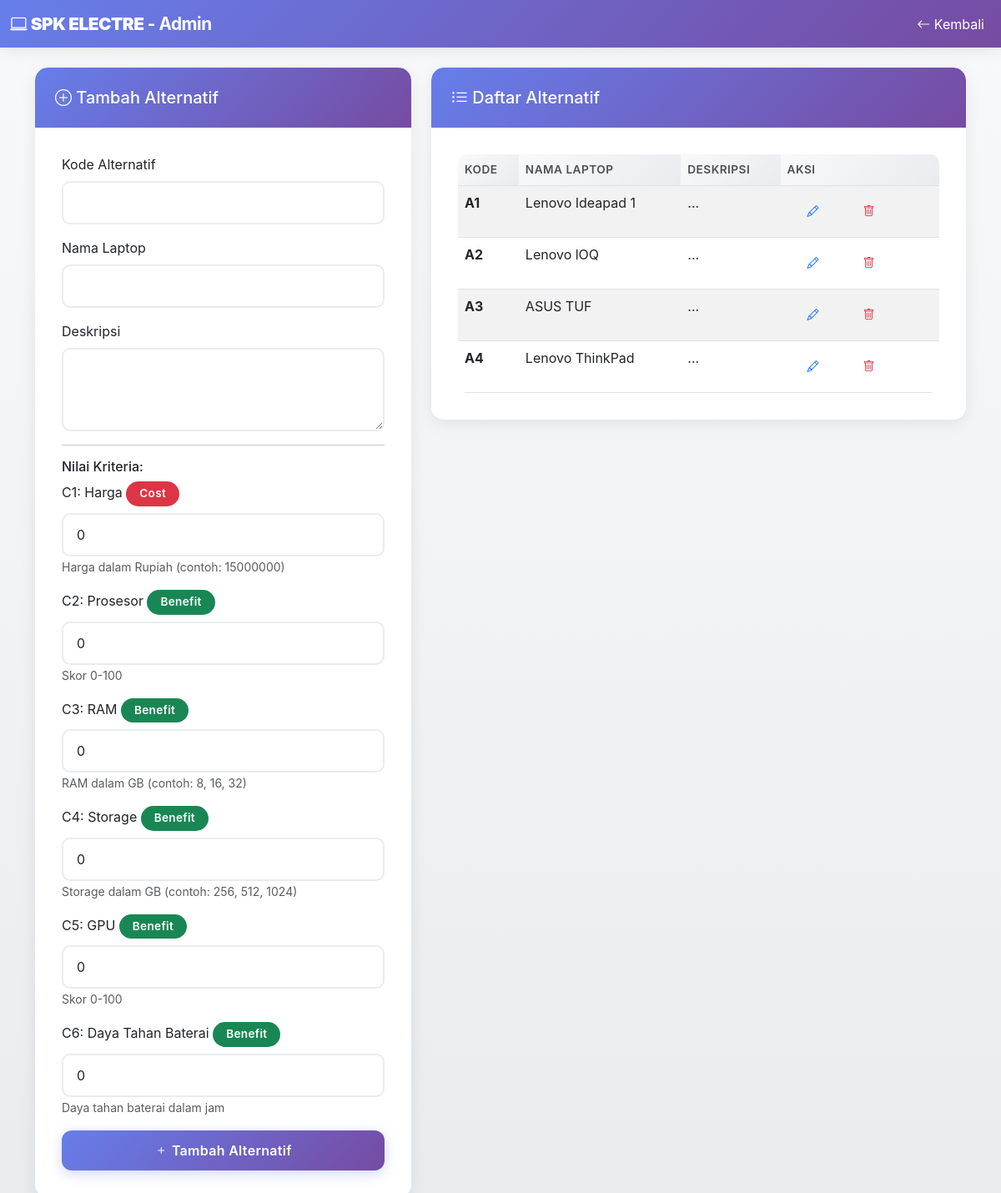
The app's page /admin/alternatif.php (signed in) with its own data.
### tables this page shows
CREATE TABLE `kriteria` (
  `id_kriteria` int(11) NOT NULL,
  `kode_kriteria` varchar(10) NOT NULL,
  `nama_kriteria` varchar(100) NOT NULL,
  `tipe_kriteria` enum('benefit','cost') NOT NULL,
  `bobot_default` decimal(5,2) DEFAULT 0.00,
  `created_at` timestamp NOT NULL DEFAULT current_timestamp()
);

CREATE TABLE `alternatif` (
  `id_alternatif` int(11) NOT NULL,
  `kode_alternatif` varchar(10) NOT NULL,
  `nama_alternatif` varchar(200) NOT NULL,
  `deskripsi` text DEFAULT NULL,
  `created_at` timestamp NOT NULL DEFAULT current_timestamp()
);

### includes/functions.php (called while the page is built, shortened)
<?php
function getDB() {
    $database = new Database();
    return $database->getConnection();
}
function getAllKriteria() {
    $conn = getDB();
    $stmt = $conn->query("SELECT * FROM kriteria ORDER BY id_kriteria");
    return $stmt->fetchAll();
}
function getAllAlternatif() {
    $conn = getDB();
    $stmt = $conn->query("SELECT * FROM alternatif ORDER BY id_alternatif");
    return $stmt->fetchAll();
}
?>

### admin/alternatif.php (the view, shortened to what this page needs)
<?php
require_once '../includes/functions.php';
$kriteria = getAllKriteria();
$editData = null;
$alternatif = getAllAlternatif();
?>
<!DOCTYPE html>
<html lang="id">
<head>
    <link href="https://cdn.jsdelivr.net/npm/bootstrap@5.3.0/dist/css/bootstrap.min.css" rel="stylesheet">
    <link rel="stylesheet" href="https://cdn.jsdelivr.net/npm/bootstrap-icons@1.10.0/font/bootstrap-icons.css">
    <link rel="stylesheet" href="../assets/css/style.css">
</head>
<body>
    <nav class="navbar navbar-expand-lg navbar-dark">
        <div class="container-fluid">
            <a class="navbar-brand" href="../index.php">
                <i class="bi bi-laptop"></i> <strong>SPK ELECTRE</strong> - Admin
            </a>
            <div class="navbar-nav ms-auto">
                <a class="nav-link text-white" href="../index.php">
                    <i class="bi bi-arrow-left"></i> Kembali
                </a>
            </div>
        </div>
    </nav>
    <div class="container mt-4">
        <div class="row">
            <div class="col-md-5">
                <div class="card">
                    <div class="card-header">
                        <h5 class="mb-0">
                            <i class="bi bi-<?php echo $editData ? 'pencil' : 'plus-circle'; ?>"></i>
                            <?php echo $editData ? 'Edit' : 'Tambah'; ?> Alternatif
                        </h5>
                    </div>
                    <div class="card-body">
                        <form method="POST">
                            <div class="mb-3">
                                <label for="kode_alternatif" class="form-label">Kode Alternatif</label>
                                <input type="text" class="form-control" id="kode_alternatif" name="kode_alternatif"
                                       value="<?php echo htmlspecialchars($editData['kode_alternatif'] ?? ''); ?>" required>
                            </div>
                            <div class="mb-3">
                                <label for="nama_alternatif" class="form-label">Nama Laptop</label>
                                <input type="text" class="form-control" id="nama_alternatif" name="nama_alternatif"
                                       value="<?php echo htmlspecialchars($editData['nama_alternatif'] ?? ''); ?>" required>
                            </div>
                            <div class="mb-3">
                                <label for="deskripsi" class="form-label">Deskripsi</label>
                                <textarea class="form-control" id="deskripsi" name="deskripsi" rows="3"><?php echo htmlspecialchars($editData['deskripsi'] ?? ''); ?></textarea>
                            </div>
                            <hr>
                            <h6>Nilai Kriteria:</h6>
                            <?php foreach ($kriteria as $krit): ?>
                            <div class="mb-3">
                                <label for="nilai_<?php echo $krit['id_kriteria']; ?>" class="form-label">
                                    <?php echo $krit['kode_kriteria']; ?>: <?php echo $krit['nama_kriteria']; ?>
                                    <span class="badge bg-<?php echo $krit['tipe_kriteria'] == 'benefit' ? 'success' : 'danger'; ?>">
                                        <?php echo ucfirst($krit['tipe_kriteria']); ?>
                                    </span>
                                </label>
                                <input type="number" class="form-control"
                                       id="nilai_<?php echo $krit['id_kriteria']; ?>"
                                       name="nilai[<?php echo $krit['id_kriteria']; ?>]"
                                       value="<?php echo $editData ? ($editData['nilai'][$krit['id_kriteria']] ?? 0) : 0; ?>"
                                       step="0.01" min="0" required>
                                <small class="text-muted">
                                    <?php if ($krit['kode_kriteria'] == 'C1'): ?>
                                        Harga dalam Rupiah (contoh: 15000000)
                                    <?php elseif ($krit['kode_kriteria'] == 'C2' || $krit['kode_kriteria'] == 'C5'): ?>
                                        Skor 0-100
                                    <?php elseif ($krit['kode_kriteria'] == 'C3'): ?>
                                        RAM dalam GB (contoh: 8, 16, 32)
                                    <?php elseif ($krit['kode_kriteria'] == 'C4'): ?>
                                        Storage dalam GB (contoh: 256, 512, 1024)
                                    <?php else: ?>
                                        Daya tahan baterai dalam jam
                                    <?php endif; ?>
                                </small>
                            </div>
                            <?php endforeach; ?>
                            <div class="d-grid gap-2">
                                <button type="submit" class="btn btn-primary">
                                    <i class="bi bi-<?php echo $editData ? 'check' : 'plus'; ?>"></i>
                                    <?php echo $editData ? 'Update' : 'Tambah'; ?> Alternatif
                                </button>
                            </div>
                        </form>
                    </div>
                </div>
            </div>
            <div class="col-md-7">
                <div class="card">
                    <div class="card-header">
                        <h5 class="mb-0"><i class="bi bi-list-ul"></i> Daftar Alternatif</h5>
                    </div>
                    <div class="card-body">
                        <?php if (empty($alternatif)): ?>
                        <div class="alert alert-info">Belum ada alternatif.</div>
                        <?php else: ?>
                        <div class="table-responsive">
                            <table class="table table-striped table-hover">
                                <thead>
                                    <tr>
                                        <th>Kode</th>
                                        <th>Nama Laptop</th>
                                        <th>Deskripsi</th>
                                        <th>Aksi</th>
                                    </tr>
                                </thead>
                                <tbody>
                                    <?php foreach ($alternatif as $alt): ?>
                                    <tr>
                                        <td><strong><?php echo $alt['kode_alternatif']; ?></strong></td>
                                        <td><?php echo htmlspecialchars($alt['nama_alternatif']); ?></td>
                                        <td><?php echo htmlspecialchars(substr($alt['deskripsi'] ?? '-', 0, 50)); ?>...</td>
                                        <td>
                                            <a href="?edit=<?php echo $alt['id_alternatif']; ?>"
                                               class="btn btn-sm btn-outline-primary">
                                                <i class="bi bi-pencil"></i>
                                            </a>
                                            <button type="button" class="btn btn-sm btn-outline-danger"
                                                    onclick="confirmDelete(<?php echo $alt['id_alternatif']; ?>, '<?php echo htmlspecialchars($alt['nama_alternatif']); ?>')">
                                                <i class="bi bi-trash"></i>
                                            </button>
                                        </td>
                                    </tr>
                                    <?php endforeach; ?>
                                </tbody>
                            </table>
                        </div>
                        <?php endif; ?>
                    </div>
                </div>
            </div>
        </div>
    </div>
</body>
</html>

### assets/css/style.css (style rules this page uses)
:root { --primary-gradient: linear-gradient(135deg, #667eea 0%, #764ba2 100%); --secondary-gradient: linear-gradient(135deg, #f093fb 0%, #f5576c 100%); --success-gradient: linear-gradient(135deg, #4facfe 0%, #00f2fe 100%); --primary-color: #667eea; --secondary-color: #6c757d; --success-color: #198754; --danger-color: #dc3545; --warning-color: #ffc107; --info-color: #0dcaf0; }
* { transition: all 0.3s ease; }
body { font-family: 'Inter', 'Segoe UI', Tahoma, Geneva, Verdana, sans-serif; background: linear-gradient(to bottom, #f8f9fa 0%, #e9ecef 100%); min-height: 100vh; display: flex; flex-direction: column; }
.navbar { background: var(--primary-gradient) !important; box-shadow: 0 2px 20px rgba(0,0,0,0.1); -webkit-backdrop-filter: blur(10px); backdrop-filter: blur(10px); }
.navbar-brand { font-weight: 700; font-size: 1.3rem; letter-spacing: -0.5px; }
.card { border: none; border-radius: 20px; box-shadow: 0 10px 40px rgba(0,0,0,0.08); margin-bottom: 2rem; overflow: hidden; transition: all 0.3s cubic-bezier(0.4, 0, 0.2, 1); background: white; }
.card-header { border-radius: 20px 20px 0 0 !important; font-weight: 600; border: none; padding: 1.5rem; background: var(--primary-gradient); color: white; }
.card-body { padding: 2rem; }
.table { margin-bottom: 0; border-radius: 10px; overflow: hidden; }
.table th { background: linear-gradient(135deg, #f8f9fa 0%, #e9ecef 100%); font-weight: 600; border-top: none; text-transform: uppercase; font-size: 0.85rem; letter-spacing: 0.5px; color: #495057; }
.table-hover tbody tr { transition: all 0.2s; }
.btn { border-radius: 12px; font-weight: 600; padding: 0.75rem 1.5rem; transition: all 0.3s cubic-bezier(0.4, 0, 0.2, 1); border: none; letter-spacing: 0.3px; }
.btn-primary { background: var(--primary-gradient); box-shadow: 0 4px 15px rgba(102, 126, 234, 0.3); }
.form-control, .form-select { border-radius: 10px; border: 2px solid #e9ecef; padding: 0.75rem 1rem; transition: all 0.3s; }
.badge { font-weight: 600; padding: 0.5rem 1rem; border-radius: 20px; font-size: 0.85rem; letter-spacing: 0.3px; }
html { scroll-behavior: smooth; }

### admin/alternatif.php (style rules this page uses)
:root { --primary-gradient: linear-gradient(135deg, #667eea 0%, #764ba2 100%); }
.navbar { background: var(--primary-gradient) !important; }
.card { border: none; border-radius: 15px; box-shadow: 0 5px 20px rgba(0,0,0,0.08); }
.card-header { background: var(--primary-gradient); color: white; border-radius: 15px 15px 0 0 !important; }

### records on screen
kriteria: kode_kriteria "C1", nama_kriteria "Harga", tipe_kriteria "Cost", shows "Harga dalam Rupiah (contoh: 15000000)"
kriteria: kode_kriteria "C2", nama_kriteria "Prosesor", tipe_kriteria "Benefit", shows "Skor 0-100"
kriteria: kode_kriteria "C3", nama_kriteria "RAM", tipe_kriteria "Benefit", shows "RAM dalam GB (contoh: 8, 16, 32)"
kriteria: kode_kriteria "C4", nama_kriteria "Storage", tipe_kriteria "Benefit", shows "Storage dalam GB (contoh: 256, 512, 1024)"
kriteria: kode_kriteria "C5", nama_kriteria "GPU", tipe_kriteria "Benefit", shows "Skor 0-100"
kriteria: kode_kriteria "C6", nama_kriteria "Daya Tahan Baterai", tipe_kriteria "Benefit", shows "Daya tahan baterai dalam jam"
alternatif: kode_alternatif "A1", nama_alternatif "Lenovo Ideapad 1"
alternatif: kode_alternatif "A2", nama_alternatif "Lenovo lOQ"
alternatif: kode_alternatif "A3", nama_alternatif "ASUS TUF"
alternatif: kode_alternatif "A4", nama_alternatif "Lenovo ThinkPad"
